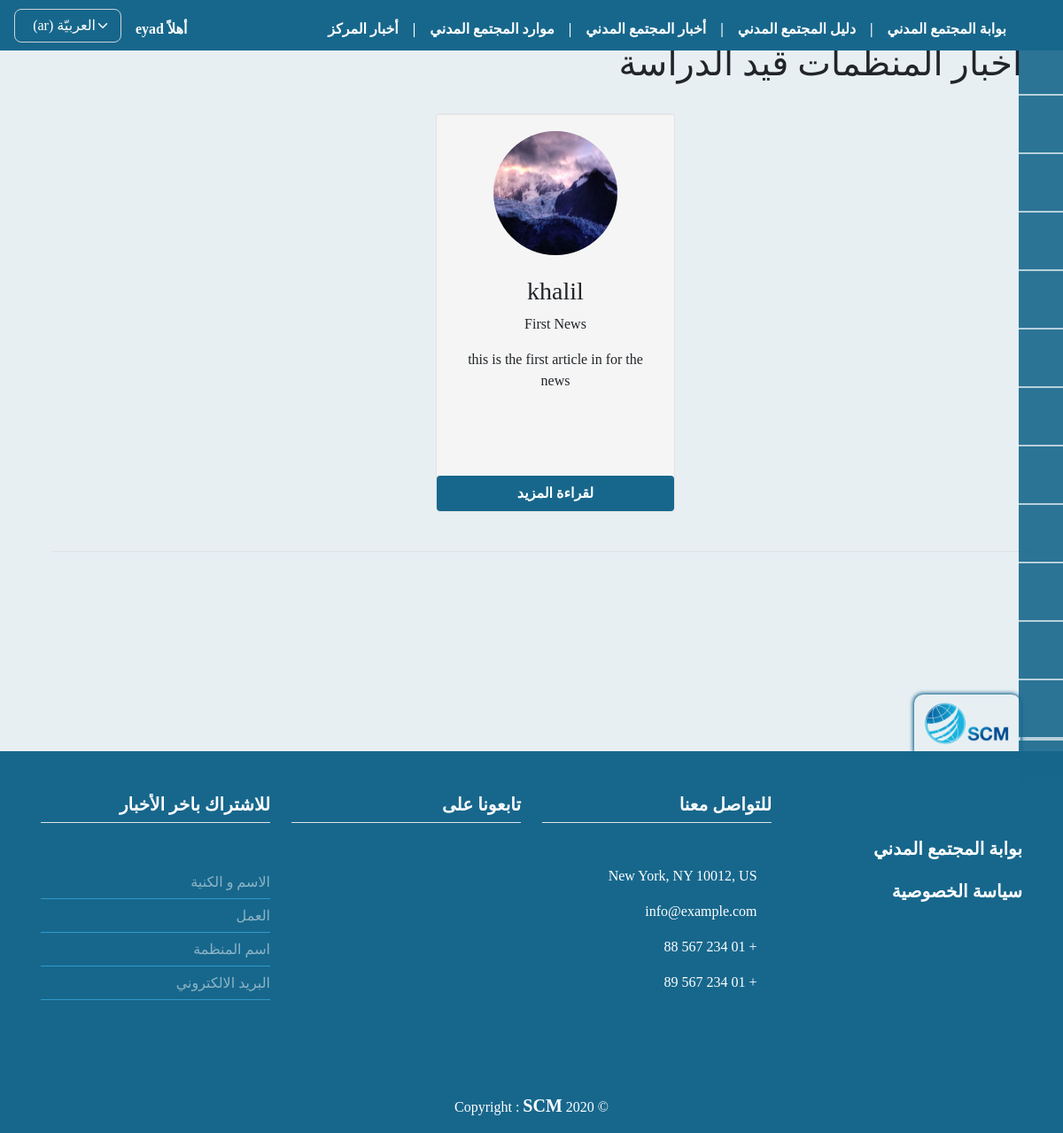
Before: /org_news_not_pub/ (signed in) with the older database file.
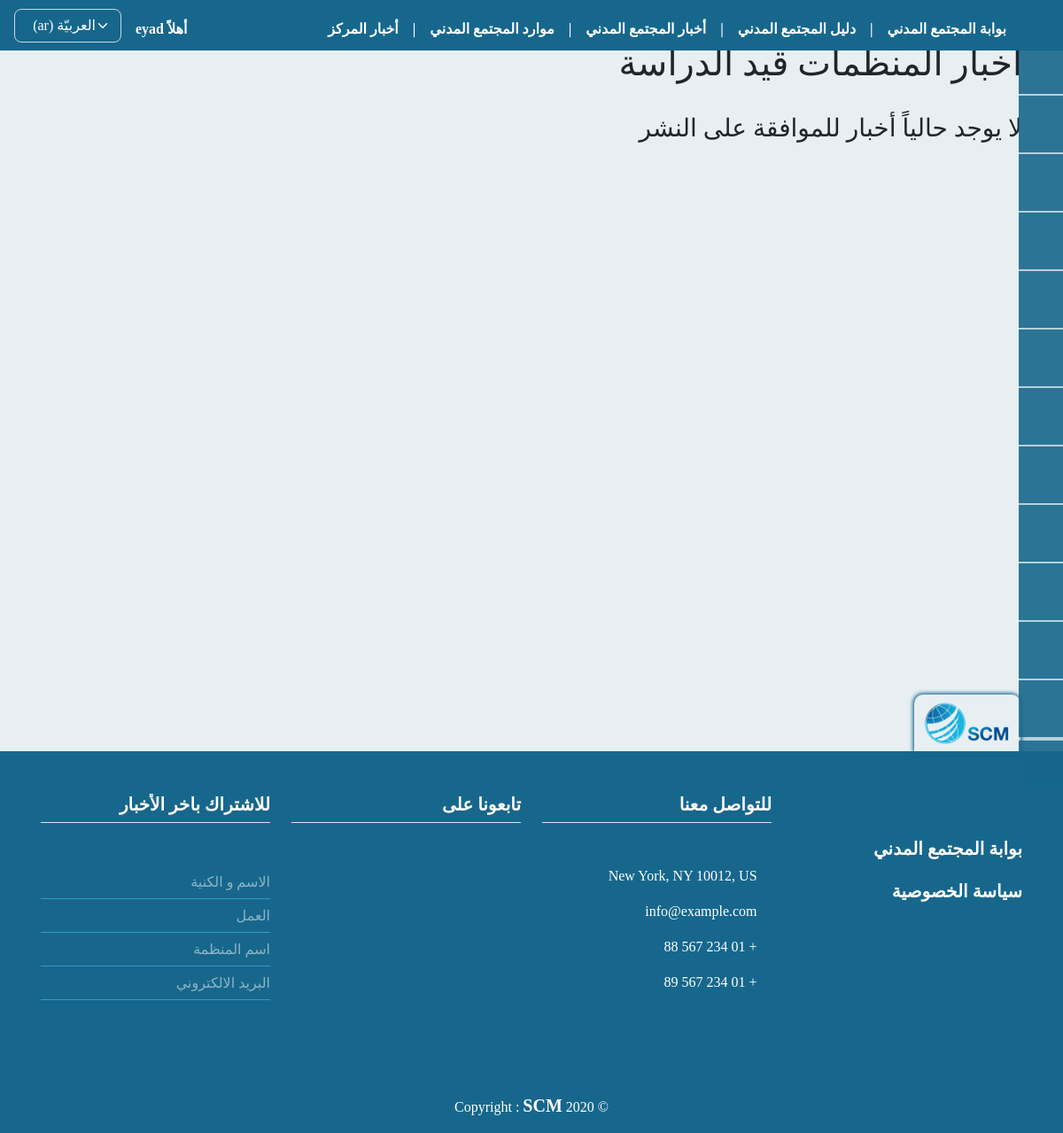
After: the same page with the newer database file.
### orgs/models.py (models this page shows, shortened)
class OrgNews(models.Model):
    user = models.ForeignKey(
        User, on_delete=models.CASCADE)
    org_name = models.ForeignKey(
        OrgProfile, on_delete=models.CASCADE, null=False, blank=True)
    title = models.CharField(max_length=255, null=False,
                             verbose_name=_('عنوان الخبر'))
    content = models.TextField(
        max_length=5000, null=False, verbose_name=_('تفاصيل الخبر'))
    image = models.ImageField(upload_to="news_images",
                              null=False, default='news_images/article_img.jpg', verbose_name=_("صورة الخبر"))
    publish = models.BooleanField(default=False)
    created_at = models.DateTimeField(auto_now_add=True)
    published_at = models.DateTimeField(blank=True, null=True, default=None)
    updated_at = models.DateTimeField(blank=True, null=True, default=None)

class OrgProfile(models.Model):
    type_CHOICES = (
        ('establishment', _('مؤسسة')),
        ('org', _('جمعية أو منظمة')),
        ('team', _('مبادرة / فريق')),
        ('union', _('اتحاد / تحالف / تجمع')),
        ('group', _('لجنة / تنسيقية / مجموعة'))
    )
    city_CHOICES = (
        ('aleppo', _('حلب')),
        ('damascus', _('دمشق')),
        ('suburb of damascus', _('ريف دمشق')),
        ('daraa', _('درعا')),
        ('deir ez-Zor', _('دير الزور')),
        ('hama', _('حماه')),
        ('al-Hasakah', _('الحسكة')),
        ('homs', _('حمص')),
        ('idlib', _('إدلب')),
        ('latakia', _('اللاذقية')),
        ('quneitra', _('القنيطرة')),
        ('raqqa', _('الرقة')),
        ('as-Suwayda', _('السويداء')),
        ('tartus', _('طرطوس')),
    )
    domain_CHOICES = (
        ('Media', _('إعلام')),
        ('Education', _('تعليم')),
        ('Protection', _('حماية')),
        ('Livelihoods and food security', _('سبل العيش والأمن الغذائي')),
        ('Project of clean ,water, sanitation ', _(
            'مشاريع النظافة والمياه والصرف الصحي')),
        ('Development', _('تنمية')),
        ('Law, suport, policy', _('قانون و مناصرة و سیاسة')),
        ('Donors and support volunteering', _('مانحین و دعم العمل التطوعي')),
        ('Religious org', _('منظمات دینیة')),
        ('Prof association and assembles', _('تجمعات و اتحادات مھنیة')),
        ('Health', _('صحة')),
        ('Studies and research', _('دراسات وأبحاث')),
        ('Other', _('أخرى')),
    )
    target_CHOICES = (
        ('No category selected', _('لا يوجد فئة محددة')),
        ('womans', _('نساء')),
        ('Mans', _('رجال')),
        ('Youth 18-24', _('شباب 18-24')),
        ('Child 0-18', _('أطفال 0-18')),
        ('Religious groups', _('مجموعات دینیة')),
        ('Ethnic groups', _('مجموعة عرقیة')),
        ('Persons lacking breadwinner ', _('فاقدي المعیل')),
        ('Handicapped', _('ذوي الاحتیاجات الخاصة')),
        ('Refugees', _('لاجئین')),
        ('Displaced', _('نازحین')),
        ('Returned', _('عائدین')),
        ('Other civil society organizations', _('منظمات مجتمع مدني اخرى')),
        ('Other', _('أخرى')),
    )
    bool_CHOICES = (
        ('0', _('لا')),
        ('1', _('نعم')),
    )
    polic_CHOICES = (
        ('No', _('لا يوجد')),
        ('Code of conduct', _('مدونة السلوك')),
        ('Child protection', _('حماية الطفل')),
        ('Anti-corruption', _('مكافحة الفساد')),
        ('Human resources policy', _('سياسة الموارد البشرية')),
        ('Procurement policy', _('سياسة المشتريات')),
        ('Volunteering policy', _('سياسة التطوع')),
        ('Anti-harassment Policy', _('سياسة منع التحرش')),
        ('Financial policy', _('السياسة المالية')),
        ('Equipment use Policy', _('سياسة استخدام المعدات')),
        ('privacy policy', _('سياسة الخصوصية')),
        ('Other', _('أخرى')),
    )
    user = models.ForeignKey(
        User, on_delete=models.CASCADE)
    name = models.CharField(max_length=255, null=False,
                            verbose_name=_("اسم المنظمة"))
    name_en_ku = models.CharField(max_length=255, null=True, blank=True,
                                  verbose_name=_("اسم المنظمة باللغة الانكليزية أو الكردية"))
    short_cut = models.CharField(
        max_length=255, null=True, blank=True, verbose_name=_("الاسم المختصر"))
    org_type = models.CharField(
        max_length=150, null=False, choices=type_CHOICES, verbose_name=_("نوع المنظمة"))
    position_work = CountryField(
        max_length=255, null=False, verbose_name=_("مكان العمل"))
    city_work = models.CharField(
        max_length=150, choices=city_CHOICES, null=True, blank=True, verbose_name=_("المحافظة"))
    logo = models.ImageField(upload_to="org_logos",
                             null=False, default='org_logos/default_logo.jpg', verbose_name=_("شعار المنظمة"))
    message = models.TextField(
        max_length=2000, null=False, verbose_name=_("الرؤية و الرسالة"))
    name_managing_director = models.CharField(
        max_length=255, null=True, blank=True, verbose_name=_("اسم رئيس مجلس اﻹدارة"))
    name_ceo = models.CharField(
        max_length=255, null=True, blank=True, verbose_name=_('اسم المدير التنفيذي'))
    site_web = models.URLField(
        max_length=255, null=True, blank=True, verbose_name=_('الموقع الالكتروني'))
    facebook = models.URLField(
        max_length=255, null=True, blank=True, verbose_name=_('صفحة فيسبوك'))
    twitter = models.URLField(
        max_length=255, null=True, blank=True, verbose_name=_('صفحة تويتر'))
    email = models.EmailField(max_length=255, null=True,
                              blank=True, verbose_name=_('البريد الاكتروني'))
    phone = models.CharField(max_length=100, null=True,
                             blank=True, verbose_name=_('رقم الهاتف'))
    name_person_contact = models.CharField(
        max_length=255, null=True, blank=True, verbose_name=_('اسم الشخص المسؤول عن التواصل'))
    email_person_contact = models.EmailField(
        max_length=255, null=True, blank=True, verbose_name=_('البريد الاكتروني للشخص المسؤول عن التواصل'))
    org_adress = models.CharField(
        max_length=255, null=False, verbose_name=_('عنوان المقر الرئيسي'))
    work_domain = models.CharField(
        max_length=255, choices=domain_CHOICES, null=False, verbose_name=_('مجال العمل'))
    target_cat = models.CharField(
        max_length=255, null=False, choices=target_CHOICES, verbose_name=_('الفئات المستهدفة'))
    date_of_establishment = models.CharField(
        max_length=150, null=True, blank=True, verbose_name=_('تاريخ سنة التأسيس'))
    is_org_registered = models.CharField(
        max_length=100, null=False, choices=bool_CHOICES, verbose_name=_('هل المنظمة مسجلة ؟'))
    org_registered_country = CountryField(
        max_length=255, null=True, blank=True, verbose_name=_("بلد التسجيل"))
    org_members_count = models.PositiveIntegerField(
        validators=[MinValueValidator(1)], null=True, blank=True, verbose_name=_('عدد اﻷعضاء'))
    org_members_womans_count = models.PositiveIntegerField(
        validators=[MinValueValidator(1)], null=True, blank=True, verbose_name=_('عدد النساء من اﻷعضاء'))
    w_polic_regulations = models.CharField(
        max_length=200, null=False, choices=polic_CHOICES, verbose_name=_('السياسات واللوائح المكتوبة'))
    org_member_with = models.CharField(max_length=100, null=True, blank=True, choices=bool_CHOICES, verbose_name=_(
        'ھل المؤسسة عضو في اي شبكة او تحالف او جسم تنسیقي؟'))
    coalition_name = models.CharField(
        max_length=255, null=True, blank=True, verbose_name=_('اسم الشبكة / التحالف'))
    publish = models.BooleanField(default=False)
    created_at = models.DateTimeField(auto_now_add=True)
    published_at = models.DateTimeField(blank=True, null=True, default=None)
    updated_at = models.DateTimeField(blank=True, null=True, default=None)
    def __str__(self):
        if self.user:
            return self.user.username

### orgs/views.py (the view)
# urls.py: path('org_news_not_pub/', views.org_news_not_pub, name="org_news_not_pub"),
@login_required(login_url='signe_in')
def org_news_not_pub(request):
    news = OrgNews.objects.filter(publish=False).order_by('-created_at')
    paginator = Paginator(news, 12)
    page = request.GET.get('page')
    try:
        news = paginator.get_page(page)
    except(EmptyPage, InvalidPage):
        news = paginator.page(paginator.num_pages)
    context = {
        'news': news,
    }
    return render(request, 'orgs/news/org_news_not_pub.html', context)

### templates/orgs/news/org_news_not_pub.html (shortened to what this page needs)
{% extends 'base.html' %}
{% load static i18n crispy_forms_tags %}
{% block content %}
<div class="row mt-4 pt-4">
    <h1> {% trans "أخبار المنظمات قيد الدراسة" %} </h1>
    <div class="row justify-content-center pt-4">
        {% if news %}
        {% for new in news %}
        <div class="span3 well">
            <center>
                <a href="{% url 'news_detail' new.id %}">
                    <img src="{{ new.image.url }}" name="{{ new.title }}" title="{{ new.title }}" alt="{{ new.title }}"
                        width="140" height="140" class="img-circle"></a>
                <h3 class="mt-4">{{ new.org_name }}</h3>
                <p>{{ new.title }}</p>
                <p>{{ new.content|truncatechars:80 }}</p>
                <p>
                    <a href="{% url 'news_detail' new.id %}" class="btn btn-block">
                        {% trans 'لقراءة المزيد' %} </a>
                </p>
            </center>
        </div>
        {% endfor %}
        <div class="pagination row border-top mt-4 pt-4" dir="ltr">
        </div>
        {% else %}
        <h3> {% trans "لا يوجد حالياً أخبار للموافقة على النشر" %} </h3>
        {% endif %}
    </div>
</div>
{% endblock %}

Changed rows visible on the page:
no longer on this page (row edited): OrgNews: image (picture), org_name "khalil", title "First News", content "this is the first article in for the news"
Other visible differences:
text now shown: "لا يوجد حالياً أخبار للموافقة على النشر"
